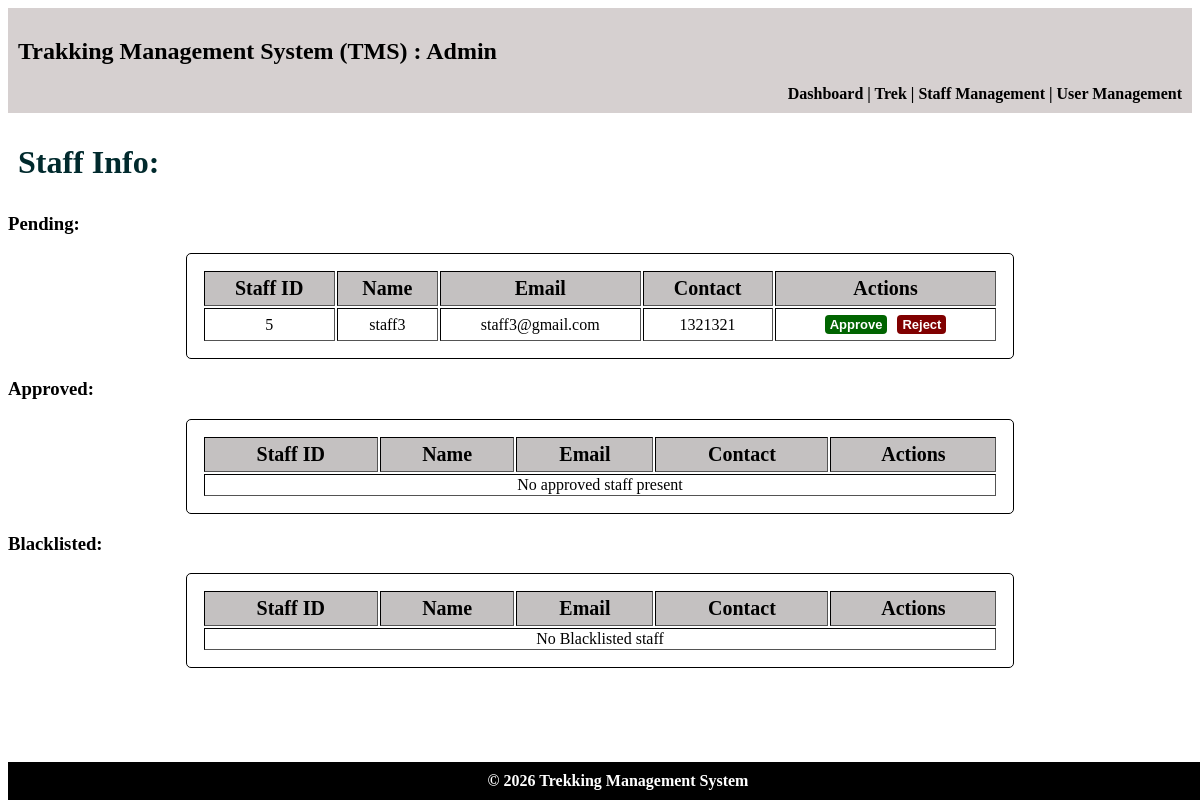
Page /admin/staff on the earlier database version.
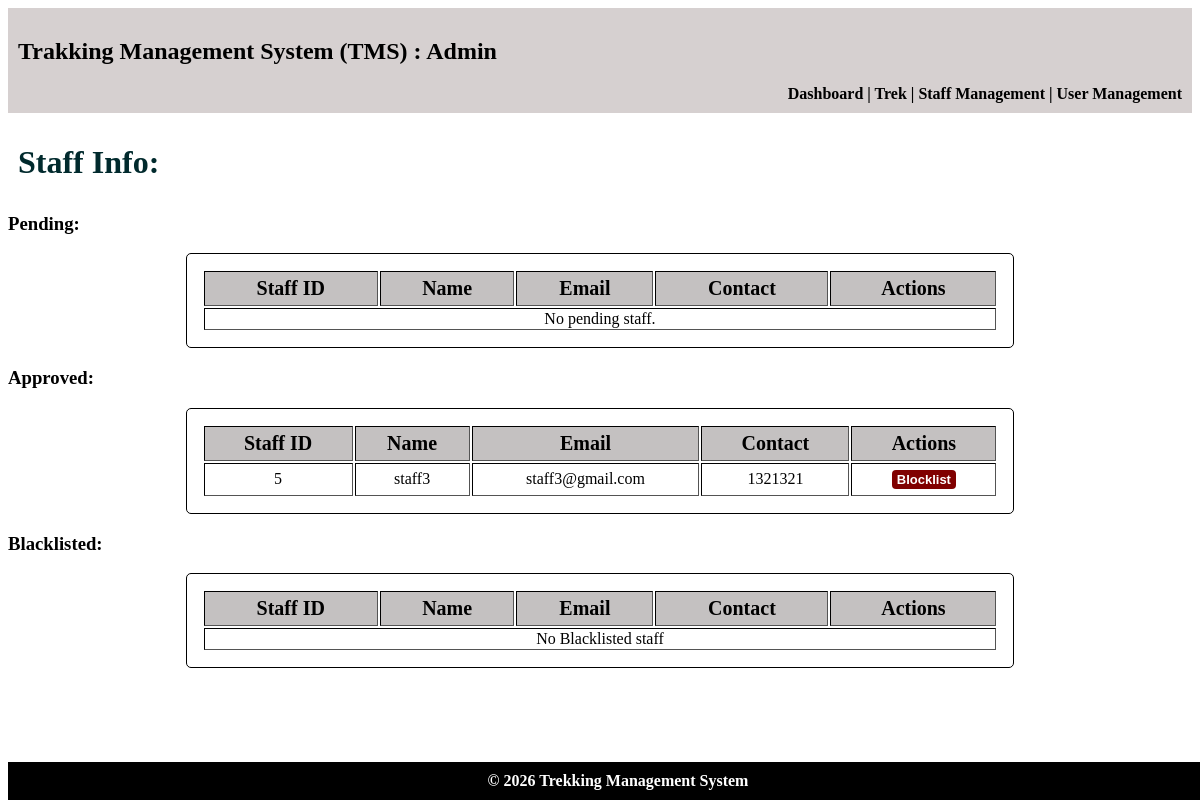
Same page on the later database version.
### models.py (models this page shows)
class Staff_Profiles(db.Model):
    __tablename__ = "staff_profiles"
    staff_id = db.Column(db.Integer,db.ForeignKey("users.id"), primary_key=True)
    name = db.Column(db.String, nullable=False)
    phone = db.Column(db.String, nullable=False)
    experience = db.Column(db.Integer, nullable=False)
    address = db.Column(db.String, nullable=False)
    emergency_contact = db.Column(db.String, nullable=False)
    status = db.Column(db.Integer,nullable=False,default=0)     # 0 = Registered, 1 = Blacklisted, 2 = Approved
    treks = db.relationship("Treks",cascade="all, delete", backref="staff_profiles")

class Users(db.Model):
    __tablename__ = "users"
    id = db.Column(db.Integer, primary_key=True)
    email = db.Column(db.String, unique=True, nullable=False)
    password = db.Column(db.String, nullable=False)
    role = db.Column(db.Integer, nullable=False, default=1) # 0 = Admin, 1 = Trekker, 2 = Staff
    trekker_profile = db.relationship(
        "Trekker_Profiles",
        cascade="all, delete",
        backref="users",
        uselist=False
    )
    staff_profile = db.relationship(
        "Staff_Profiles",
        cascade="all, delete",
        backref="users",
        uselist=False
    )

### controller.py (the view)
@app.route("/admin/staff")
def admin_staff():
    pending_staff = db.session.query(Staff_Profiles).filter(
        Staff_Profiles.status == 0
    ).all()
    approved_staff = db.session.query(Staff_Profiles).filter(
        Staff_Profiles.status == 2
    ).all()
    blacklisted_staff = db.session.query(Staff_Profiles).filter(
        Staff_Profiles.status == 1
    ).all()
    return render_template(
        "admin_staff.html",
        pending_staff=pending_staff,
        approved_staff=approved_staff,
        blacklisted_staff=blacklisted_staff
    )

### templates/admin_staff.html (shortened to what this page needs)
<!DOCTYPE html>
<html lang="en">
<head>
    <link rel="stylesheet" href="/static/main.css">
</head>
<body>
    <header>
        <h2>Trakking Management System (TMS) : Admin</h2>
        <nav>
            <a href="{{ url_for('admin_dashboard') }}"> Dashboard </a>|
            <a href="{{ url_for('admin_treks') }}"> Trek </a>|
            <a href="{{ url_for('admin_staff') }}"> Staff Management </a>|
            <a href="{{ url_for('admin_user') }}"> User Management </a>
        </nav>
    </header>
    <main>
        <h1>Staff Info: </h1>
        <h3>Pending:</h3>
            <table class="normal" border="1">
                <tr><th>Staff ID</th>     <th>Name</th>     <th>Email</th>   <th>Contact</th>  <th>Actions</th></tr>
                {% for staff in pending_staff %}
                <tr><td>{{ staff.staff_id }}</td>          <td>{{ staff.name }}</td>  <td>{{ staff.users.email }}</td>      <td>{{ staff.phone }}</td>
                    <td><a href="{{ url_for('approve_staff', staff_id=staff.staff_id) }}" class="btn-link btn-done">Approve</a><a href="{{ url_for('reject_staff', staff_id=staff.staff_id) }}" class="btn-link btn-danger">Reject</a></td>
                </tr>
                {% else %}
                <tr>
                <td colspan="5">No pending staff.</td>
            </tr>
            {% endfor %}
            </table>
        <h3>Approved:</h3>
            <table class="normal" border="1">
                <tr><th>Staff ID</th>     <th>Name</th>     <th>Email</th>   <th>Contact</th>  <th>Actions</th></tr>
                {% for staff in approved_staff %}
                <tr><td>{{ staff.staff_id }}</td>          <td>{{ staff.name }}</td>  <td>{{ staff.users.email }}</td>      <td>{{ staff.phone }}</td>
                <td><a href="{{ url_for('blacklist_staff', staff_id=staff.staff_id) }}" class="btn-link btn-danger">Blocklist</a></td></tr>
                {% else %}
                <tr><td colspan="5">No approved staff present</td></tr>
                {% endfor %}
            </table>
        <h3>Blacklisted:</h3>
            <table class="normal" border="1">
                <tr><th>Staff ID</th>     <th>Name</th>     <th>Email</th>   <th>Contact</th>  <th>Actions</th></tr>
                {% for staff in blacklisted_staff %}
                <tr><td>{{ staff.staff_id }}</td>          <td>{{ staff.name }}</td>  <td>{{ staff.users.email }}</td>      <td>{{ staff.phone }}</td>
                <td><a href="{{ url_for('approve_staff', staff_id=staff.staff_id) }}" class="btn-link">Unblock</a></td></tr>
                {% else %}
                <tr><td colspan="5">No Blacklisted staff</td></tr>
                {% endfor %}
            </table>
    </main>
    <footer>© 2026 Trekking Management System</footer>
</body>
</html>

### static/main.css (style rules this page uses)
body { padding-bottom: 50px; }
footer { background:black; color:white; text-align:center; font-weight:bold; padding:10px; bottom: 0; position: fixed; width: 100%; }
header { background:rgb(214, 208, 208); text-align: justify; padding:10px; }
table th { background: rgb(196, 193, 193); font-size: 20px; padding: 5px; }
.normal { text-align: center; padding: 15px; margin:auto; width:70%; border: 1px solid black; border-radius: 5px; }
nav { text-align: right; font-weight: bold; }
nav a { color: black; text-decoration: none; }
h1 { padding: 10px; color: rgb(1, 42, 45); }
.btn-link { display: inline-block; padding: 2px 5px; text-decoration: none; font-family: sans-serif; font-weight: bold; font-size: small; background-color: #007bff; color: #ffffff; border-radius: 4px; transition: background-color 0.2s ease; cursor: pointer; margin: 5px; }
.btn-danger { background-color: maroon; color: #ffffff; border-radius: 4px; }

Differences in the rows shown:
changed Staff_Profiles "staff3": moves from the list under "Pending:" to the list under "Approved:"
Other differences:
text no longer shown: "No approved staff present"
text now shown: "No pending staff."
